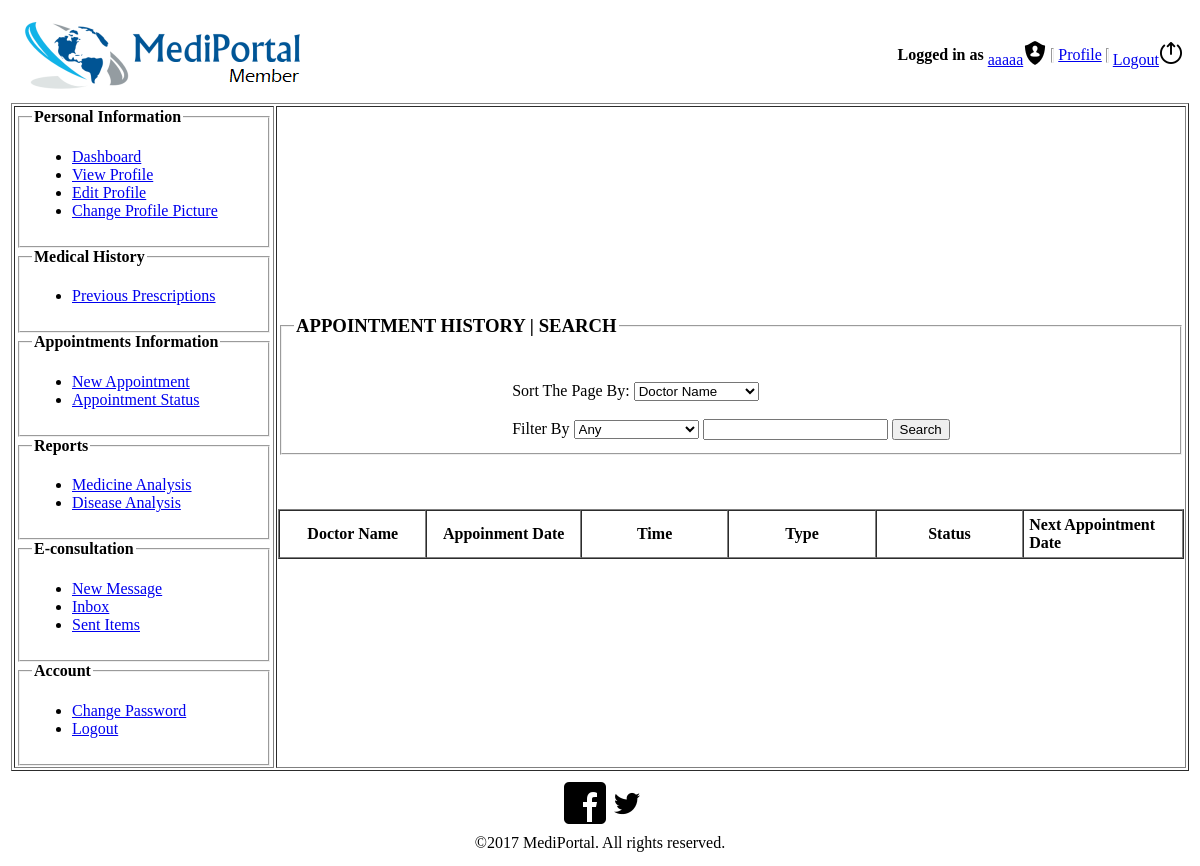
Before: /user_member/appointmentstatus.php (signed in) with the older database file.
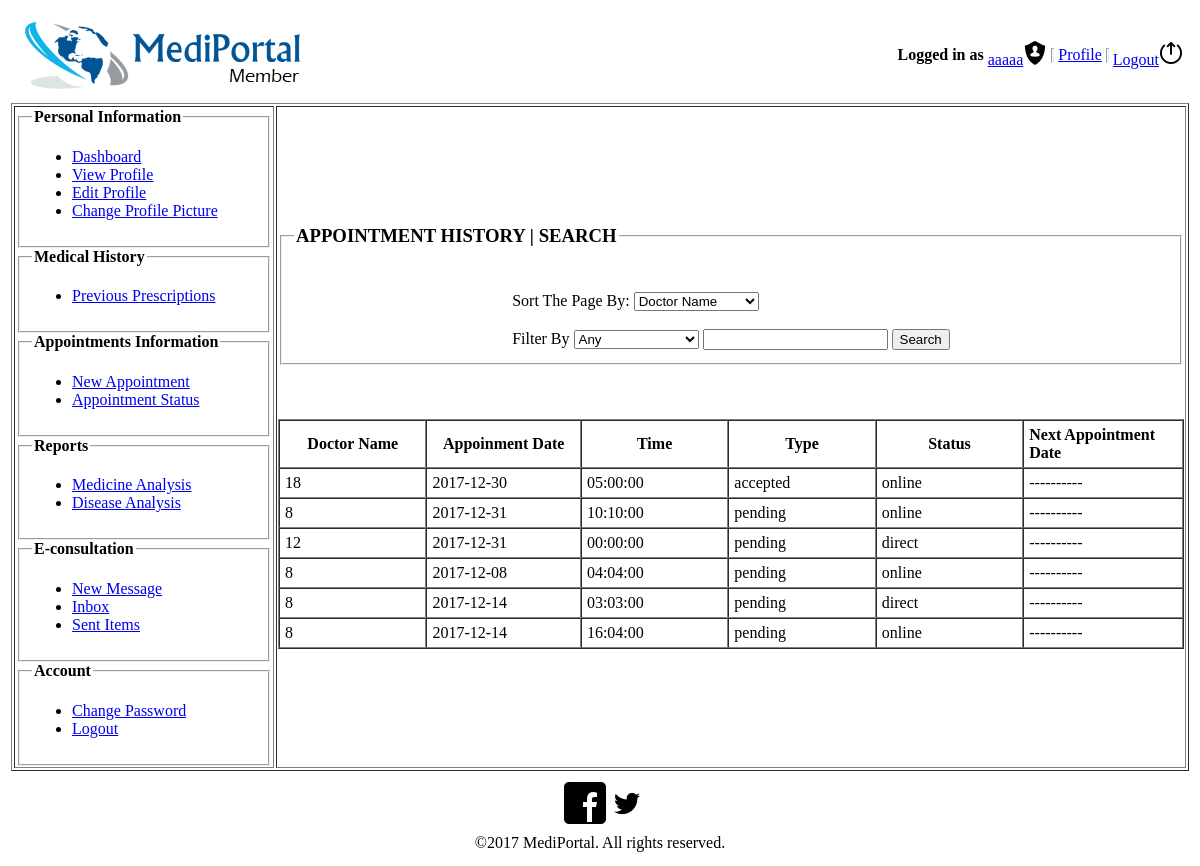
After: the same page with the newer database file.
### tables this page shows
CREATE TABLE `appointment` (
  `appointment_id` int(11) NOT NULL,
  `doctor_id` int(11) NOT NULL,
  `member_id` int(11) NOT NULL,
  `prescription_id` int(11) DEFAULT NULL,
  `date` date NOT NULL,
  `time` time NOT NULL,
  `status` varchar(50) NOT NULL,
  `problem` text,
  `appointment_type` varchar(50) NOT NULL
);

### user_member/appointmentstatus.php (the view, shortened to what this page needs)
<?php
    $conn = mysqli_connect("localhost", "root", "", "mediportal_db");
	$sql1="SELECT `member_id` FROM `member` WHERE `username`='".$_SESSION['patient_username']."'";
		$result = mysqli_query($conn, $sql1);
		while(($row = mysqli_fetch_assoc($result))!=null){
			$member_id =$row['member_id'];
		}
	$sql="SELECT * FROM `appointment` WHERE `member_id`=".$member_id."";
	$result = mysqli_query($conn, $sql);
		$ff=array();
		while(($row = mysqli_fetch_assoc($result))!=null){
			$ff[] =array(
				"doctor_id"=>$row['doctor_id'],
				"member_id"=>$row['member_id'],
				"date"=>$row['date'],
				"time"=>$row['time'],
				"status"=>$row['status'],
				"appointment_type"=>$row['appointment_type']
				);
		}
 ?>
<html>
<head><title>Appoinment Status</title></head>
<body>
	<table border="0" align="center" width="100%">
    	<tr>
        	<td>
            	<div>
                    <table align="center" width="100%">
                        <td width="20%">
                           <a href="dashboard.php"><img src="images/pageicon.png"/></a>
                        </td>
                        <td width="40%">&nbsp;</td>
                        <td width="40%">
                            <table align="right">
                                <td><strong>Logged in as </strong></td>
                                <td><a href="viewprofile.php"><?=$_SESSION['patient_username']?><img src="images/user.png"></a></td>
                                <td><hr width="1" size="15"></td>
								<td><a href="../Registration/DonorSubscription.php">Profile</a></td>
                                <td><hr width="1" size="15"></td>
                                <td><a href="../index.php">Logout<img src="images/logout.png"></a></td>
                            </table>
                        </td>
                    </table>
                </div>
            </td>
        </tr>
        <tr>
        	<td>
               <div>
                    <table width="100%" border="1">
                        <td width="20%">
                            <fieldset>
                                <legend>
                            <strong>Personal Information</strong></legend>
                            <ul>
                                <li><a href="dashboard.php">Dashboard</a></li>
                                <li><a href="viewprofile.php">View Profile</a></li>
                                <li><a href="editprofile.php">Edit Profile</a></li>
                                <li><a href="changeprofilepicture.php">Change Profile Picture</a></li>
                            </ul>
                        </fieldset>
                        <fieldset>
                            <legend>
                            <strong>Medical History</strong></legend>
                                <ul>
                                <li><a href="prevpescriptions.php">Previous Prescriptions</a></li>
                            </ul>
                        </fieldset>
                        <fieldset>
                            <legend>
                            <strong>Appointments Information</strong></legend>
                            <ul>
                                <li><a href="newappointment.php">New Appointment</a></li>
                                <li><a href="appointmentstatus.php">Appointment Status</a></li>
                            </ul>
                        </fieldset>
                        <fieldset>
                            <legend>
                            <strong>Reports</strong></legend>
                            <ul>
                                <li><a href="medianalysis.php">Medicine Analysis</a></li>
                                <li><a href="disanalysis.php">Disease Analysis</a></li>
                            </ul>
                        </fieldset>
                        <fieldset>
                            <legend>
                            <strong>E-consultation</strong></legend>
                            <ul>
                                <li><a href="eConsultation/message.php">New Message</a></li>
                                <li><a href="eConsultation/inbox.php">Inbox</a></li>
                                <li><a href="eConsultation/sentitems.php">Sent Items</a></li>
                            </ul>
                        </fieldset>
                        <fieldset>
                            <legend>
                            <strong>Account</strong></legend>
                            <ul>
                                <li><a href="changepassword.php">Change Password</a></li>
                                <li><a href="../index.php">Logout</a></li>
                            </ul>
                        </fieldset>
                        </td>
                        <div align="center">
                        <td width="70%" align="center">
                           <fieldset>
                              <legend><h3>APPOINTMENT HISTORY | SEARCH</h3></legend><br>
							   <table>
                                <tr>
                                    <td>
                                           <label>Sort The Page By:</label>
                                <select>
                                    <option>Doctor Name</option>
                                </select>
										Filter By
										<select>
											<option>Any</option>
										</select>
										<input />
										<input type="submit" value="Search" />
									</td>
								</tr>
                            </table>
                            </fieldset>
							<br/><br/><br/>
                              <table width="100%" cellspacing="0" border="1" cellpadding="5">
                                  <tr>
                                      <th width="10%"><strong>Doctor Name</strong></th>
                                      <th  width="10%"><strong>Appoinment Date</strong></th>
                                      <th  width="10%"><strong>Time</strong></th>
									  <th  width="10%"><strong>Type</strong></th>
									  <th  width="10%"><strong>Status</strong></th>
									  <td  width="10%"><strong>Next Appointment Date</strong></th>
                                  </tr>
									<?php for($i=0;$i<count($ff);$i++){ ?>
							<tr>
								<td><?=$ff[$i]['doctor_id']?></td>
								<td><?= $ff[$i]['date']?></td>
								<td><?= $ff[$i]['time']?></td>
								<td><?= $ff[$i]['status']?></td>
								<td><?= $ff[$i]['appointment_type']?></td>
								<td><?php echo "----------";?></td>
							</tr>
							<?php } ?>
                              </table>   <br>
                        </td></div>
                    </table>
                </div>
            </td>
        </tr>
        <tr>
        	<td>
                <div>
                    <table align="center">
                        <tr align="center">
                            <td>
                            <a href="https://www.facebook.com/">
                            <img src="../images/facebook.png">
                             </a>
                         </td>
                            <td>
                                    <a href="https://www.twitter.com/">
                                    <img src="../images/twitter.png">
                                </a>
                            </td>
                        </tr>
                    </table>
                    <table align="center">
                        <td>&copy;2017 MediPortal. All rights reserved.</td>
                    </table>
                </div>
            </td>
        </tr>
    </table>
</body>
</html>

Changed rows visible on the page:
added appointment: doctor "18", date "2017-12-30", time "05:00:00", status "accepted", appointment_type "online"
added appointment: doctor "8", date "2017-12-31", time "10:10:00", status "pending", appointment_type "online"
added appointment: doctor "12", date "2017-12-31", time "00:00:00", status "pending", appointment_type "direct"
added appointment: doctor "8", date "2017-12-08", time "04:04:00", status "pending", appointment_type "online"
added appointment: doctor "8", date "2017-12-14", time "03:03:00", status "pending", appointment_type "direct"
added appointment: doctor "8", date "2017-12-14", time "16:04:00", status "pending", appointment_type "online"
